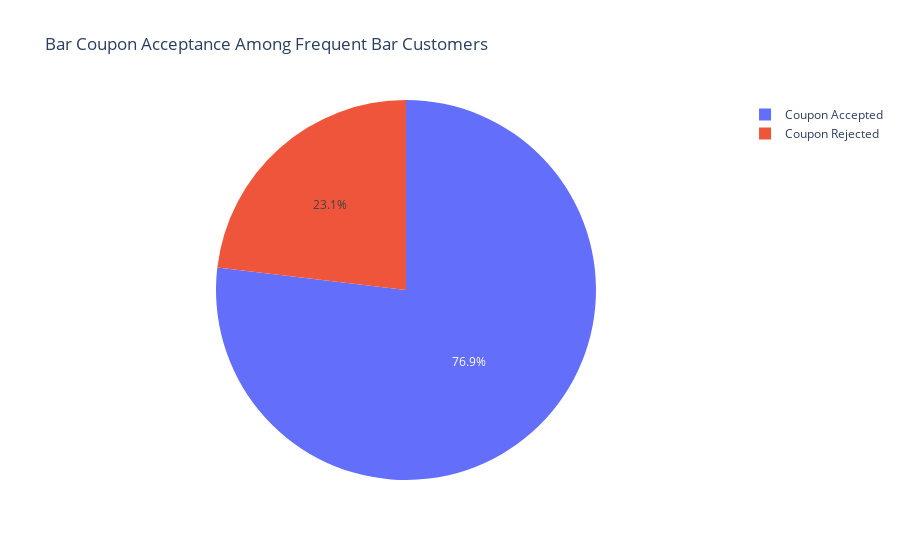

Write notebook code for a chart like this one.
### Code cell
# Share of Bar Coupons Accepted by Infrequent Bar Customers

fig = px.pie(frequent_bar_customers, values= freq_bar_cust_coupon_acceptance, names=['Coupon Accepted','Coupon Rejected'],title="Bar Coupon Acceptance Among Frequent Bar Customers")
fig.show()

### Figure 1 — Plotly figure (JSON) as saved in the notebook; plotly's stock layout.template omitted (floating-point values rounded to 4 significant figures)
{"data": [{"domain": {"x": [0, 1], "y": [0, 1]}, "hovertemplate": "label=%{label}<br>value=%{value}<extra></extra>", "labels": ["Coupon Accepted", "Coupon Rejected"], "legendgroup": "", "name": "", "showlegend": true, "type": "pie", "values": [153, 46]}], "layout": {"legend": {"tracegroupgap": 0}, "title": {"text": "Bar Coupon Acceptance Among Frequent Bar Customers"}}}
